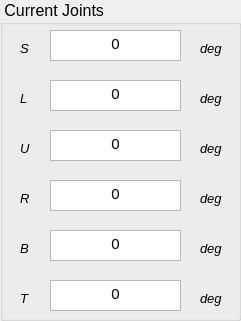
     <widget class="QGroupBox" name="groupBoxJoint">
      <property name="geometry">
       <rect>
        <x>1060</x>
        <y>20</y>
        <width>241</width>
        <height>321</height>
       </rect>
      </property>
      <property name="font">
       <font>
        <pointsize>12</pointsize>
        <weight>50</weight>
        <italic>false</italic>
        <bold>false</bold>
       </font>
      </property>
      <property name="title">
       <string> Current Joints</string>
      </property>
      <widget class="QTextBrowser" name="tbCurrentB">
       <property name="geometry">
        <rect>
         <x>50</x>
         <y>230</y>
         <width>131</width>
         <height>31</height>
        </rect>
       </property>
       <property name="font">
        <font>
         <pointsize>11</pointsize>
         <weight>50</weight>
         <italic>false</italic>
         <bold>false</bold>
        </font>
       </property>
       <property name="html">
        <string>&lt;!DOCTYPE HTML PUBLIC &quot;-//W3C//DTD HTML 4.0//EN&quot; &quot;http://www.w3.org/TR/REC-html40/strict.dtd&quot;&gt;
&lt;html&gt;&lt;head&gt;&lt;meta name=&quot;qrichtext&quot; content=&quot;1&quot; /&gt;&lt;style type=&quot;text/css&quot;&gt;
p, li { white-space: pre-wrap; }
&lt;/style&gt;&lt;/head&gt;&lt;body style=&quot; font-family:'Ubuntu'; font-size:11pt; font-weight:400; font-style:normal;&quot;&gt;
&lt;p align=&quot;center&quot; style=&quot; margin-top:0px; margin-bottom:0px; margin-left:0px; margin-right:0px; -qt-block-indent:0; text-indent:0px;&quot;&gt;&lt;span style=&quot; font-family:'Sans Serif';&quot;&gt;0&lt;/span&gt;&lt;/p&gt;&lt;/body&gt;&lt;/html&gt;</string>
       </property>
      </widget>
      <widget class="QLabel" name="lblCurrentRy_2">
       <property name="geometry">
        <rect>
         <x>20</x>
         <y>240</y>
         <width>51</width>
         <height>16</height>
        </rect>
       </property>
       <property name="font">
        <font>
         <pointsize>10</pointsize>
         <weight>50</weight>
         <italic>true</italic>
         <bold>false</bold>
        </font>
       </property>
       <property name="text">
        <string>B</string>
       </property>
      </widget>
      <widget class="QLabel" name="lblCurrentRz_2">
       <property name="geometry">
        <rect>
         <x>20</x>
         <y>290</y>
         <width>51</width>
         <height>16</height>
        </rect>
       </property>
       <property name="font">
        <font>
         <pointsize>10</pointsize>
         <weight>50</weight>
         <italic>true</italic>
         <bold>false</bold>
        </font>
       </property>
       <property name="text">
        <string>T</string>
       </property>
      </widget>
      <widget class="QLabel" name="lblCurrentY_2">
       <property name="geometry">
        <rect>
         <x>20</x>
         <y>90</y>
         <width>21</width>
         <height>16</height>
        </rect>
       </property>
       <property name="font">
        <font>
         <pointsize>10</pointsize>
         <weight>50</weight>
         <italic>true</italic>
         <bold>false</bold>
        </font>
       </property>
       <property name="text">
        <string>L</string>
       </property>
      </widget>
      <widget class="QLabel" name="lblCurrentRx_2">
       <property name="geometry">
        <rect>
         <x>20</x>
         <y>190</y>
         <width>41</width>
         <height>16</height>
        </rect>
       </property>
       <property name="font">
        <font>
         <pointsize>10</pointsize>
         <weight>50</weight>
         <italic>true</italic>
         <bold>false</bold>
        </font>
       </property>
       <property name="text">
        <string>R</string>
       </property>
      </widget>
      <widget class="QTextBrowser" name="tbCurrentT">
       <property name="geometry">
        <rect>
         <x>50</x>
         <y>280</y>
         <width>131</width>
         <height>31</height>
        </rect>
       </property>
       <property name="font">
        <font>
         <pointsize>11</pointsize>
         <weight>50</weight>
         <italic>false</italic>
         <bold>false</bold>
        </font>
       </property>
       <property name="html">
        <string>&lt;!DOCTYPE HTML PUBLIC &quot;-//W3C//DTD HTML 4.0//EN&quot; &quot;http://www.w3.org/TR/REC-html40/strict.dtd&quot;&gt;
&lt;html&gt;&lt;head&gt;&lt;meta name=&quot;qrichtext&quot; content=&quot;1&quot; /&gt;&lt;style type=&quot;text/css&quot;&gt;
p, li { white-space: pre-wrap; }
&lt;/style&gt;&lt;/head&gt;&lt;body style=&quot; font-family:'Ubuntu'; font-size:11pt; font-weight:400; font-style:normal;&quot;&gt;
&lt;p align=&quot;center&quot; style=&quot; margin-top:0px; margin-bottom:0px; margin-left:0px; margin-right:0px; -qt-block-indent:0; text-indent:0px;&quot;&gt;&lt;span style=&quot; font-family:'Sans Serif';&quot;&gt;0&lt;/span&gt;&lt;/p&gt;&lt;/body&gt;&lt;/html&gt;</string>
       </property>
      </widget>
      <widget class="QTextBrowser" name="tbCurrentU">
       <property name="geometry">
        <rect>
         <x>50</x>
         <y>130</y>
         <width>131</width>
         <height>31</height>
        </rect>
       </property>
       <property name="font">
        <font>
         <pointsize>11</pointsize>
         <weight>50</weight>
         <italic>false</italic>
         <bold>false</bold>
        </font>
       </property>
       <property name="html">
        <string>&lt;!DOCTYPE HTML PUBLIC &quot;-//W3C//DTD HTML 4.0//EN&quot; &quot;http://www.w3.org/TR/REC-html40/strict.dtd&quot;&gt;
&lt;html&gt;&lt;head&gt;&lt;meta name=&quot;qrichtext&quot; content=&quot;1&quot; /&gt;&lt;style type=&quot;text/css&quot;&gt;
p, li { white-space: pre-wrap; }
&lt;/style&gt;&lt;/head&gt;&lt;body style=&quot; font-family:'Ubuntu'; font-size:11pt; font-weight:400; font-style:normal;&quot;&gt;
&lt;p align=&quot;center&quot; style=&quot; margin-top:0px; margin-bottom:0px; margin-left:0px; margin-right:0px; -qt-block-indent:0; text-indent:0px;&quot;&gt;&lt;span style=&quot; font-family:'Sans Serif';&quot;&gt;0&lt;/span&gt;&lt;/p&gt;&lt;/body&gt;&lt;/html&gt;</string>
       </property>
      </widget>
      <widget class="QLabel" name="lblCurrentZ_2">
       <property name="geometry">
        <rect>
         <x>20</x>
         <y>140</y>
         <width>21</width>
         <height>16</height>
        </rect>
       </property>
       <property name="font">
        <font>
         <pointsize>10</pointsize>
         <weight>50</weight>
         <italic>true</italic>
         <bold>false</bold>
        </font>
       </property>
       <property name="text">
        <string>U</string>
       </property>
      </widget>
      <widget class="QTextBrowser" name="tbCurrentS">
       <property name="geometry">
        <rect>
         <x>50</x>
         <y>30</y>
         <width>131</width>
         <height>31</height>
        </rect>
       </property>
       <property name="font">
        <font>
         <pointsize>11</pointsize>
         <weight>50</weight>
         <italic>false</italic>
         <bold>false</bold>
        </font>
       </property>
       <property name="html">
        <string>&lt;!DOCTYPE HTML PUBLIC &quot;-//W3C//DTD HTML 4.0//EN&quot; &quot;http://www.w3.org/TR/REC-html40/strict.dtd&quot;&gt;
&lt;html&gt;&lt;head&gt;&lt;meta name=&quot;qrichtext&quot; content=&quot;1&quot; /&gt;&lt;style type=&quot;text/css&quot;&gt;
p, li { white-space: pre-wrap; }
&lt;/style&gt;&lt;/head&gt;&lt;body style=&quot; font-family:'Ubuntu'; font-size:11pt; font-weight:400; font-style:normal;&quot;&gt;
&lt;p align=&quot;center&quot; style=&quot; margin-top:0px; margin-bottom:0px; margin-left:0px; margin-right:0px; -qt-block-indent:0; text-indent:0px;&quot;&gt;&lt;span style=&quot; font-family:'Sans Serif';&quot;&gt;0&lt;/span&gt;&lt;/p&gt;&lt;/body&gt;&lt;/html&gt;</string>
       </property>
      </widget>
      <widget class="QLabel" name="lblCurrentX_2">
       <property name="geometry">
        <rect>
         <x>20</x>
         <y>40</y>
         <width>21</width>
         <height>16</height>
        </rect>
       </property>
       <property name="font">
        <font>
         <pointsize>10</pointsize>
         <weight>50</weight>
         <italic>true</italic>
         <bold>false</bold>
        </font>
       </property>
       <property name="text">
        <string>S</string>
       </property>
      </widget>
      <widget class="QTextBrowser" name="tbCurrentL">
       <property name="geometry">
        <rect>
         <x>50</x>
         <y>80</y>
         <width>131</width>
         <height>31</height>
        </rect>
       </property>
       <property name="font">
        <font>
         <pointsize>11</pointsize>
         <weight>50</weight>
         <italic>false</italic>
         <bold>false</bold>
        </font>
       </property>
       <property name="html">
        <string>&lt;!DOCTYPE HTML PUBLIC &quot;-//W3C//DTD HTML 4.0//EN&quot; &quot;http://www.w3.org/TR/REC-html40/strict.dtd&quot;&gt;
&lt;html&gt;&lt;head&gt;&lt;meta name=&quot;qrichtext&quot; content=&quot;1&quot; /&gt;&lt;style type=&quot;text/css&quot;&gt;
p, li { white-space: pre-wrap; }
&lt;/style&gt;&lt;/head&gt;&lt;body style=&quot; font-family:'Ubuntu'; font-size:11pt; font-weight:400; font-style:normal;&quot;&gt;
&lt;p align=&quot;center&quot; style=&quot; margin-top:0px; margin-bottom:0px; margin-left:0px; margin-right:0px; -qt-block-indent:0; text-indent:0px;&quot;&gt;&lt;span style=&quot; font-family:'Sans Serif';&quot;&gt;0&lt;/span&gt;&lt;/p&gt;&lt;/body&gt;&lt;/html&gt;</string>
       </property>
      </widget>
      <widget class="QTextBrowser" name="tbCurrentR">
       <property name="geometry">
        <rect>
         <x>50</x>
         <y>180</y>
         <width>131</width>
         <height>31</height>
        </rect>
       </property>
       <property name="font">
        <font>
         <pointsize>11</pointsize>
         <weight>50</weight>
         <italic>false</italic>
         <bold>false</bold>
        </font>
       </property>
       <property name="html">
        <string>&lt;!DOCTYPE HTML PUBLIC &quot;-//W3C//DTD HTML 4.0//EN&quot; &quot;http://www.w3.org/TR/REC-html40/strict.dtd&quot;&gt;
&lt;html&gt;&lt;head&gt;&lt;meta name=&quot;qrichtext&quot; content=&quot;1&quot; /&gt;&lt;style type=&quot;text/css&quot;&gt;
p, li { white-space: pre-wrap; }
&lt;/style&gt;&lt;/head&gt;&lt;body style=&quot; font-family:'Ubuntu'; font-size:11pt; font-weight:400; font-style:normal;&quot;&gt;
&lt;p align=&quot;center&quot; style=&quot; margin-top:0px; margin-bottom:0px; margin-left:0px; margin-right:0px; -qt-block-indent:0; text-indent:0px;&quot;&gt;&lt;span style=&quot; font-family:'Sans Serif';&quot;&gt;0&lt;/span&gt;&lt;/p&gt;&lt;/body&gt;&lt;/html&gt;</string>
       </property>
      </widget>
      <widget class="QLabel" name="lblUnitCar1_13">
       <property name="geometry">
        <rect>
         <x>200</x>
         <y>290</y>
         <width>41</width>
         <height>16</height>
        </rect>
       </property>
       <property name="font">
        <font>
         <pointsize>10</pointsize>
         <weight>50</weight>
         <italic>true</italic>
         <bold>false</bold>
         <underline>false</underline>
        </font>
       </property>
       <property name="text">
        <string>deg</string>
       </property>
      </widget>
      <widget class="QLabel" name="lblUnitCar1_9">
       <property name="geometry">
        <rect>
         <x>200</x>
         <y>90</y>
         <width>41</width>
         <height>16</height>
        </rect>
       </property>
       <property name="font">
        <font>
         <pointsize>10</pointsize>
         <weight>50</weight>
         <italic>true</italic>
         <bold>false</bold>
         <underline>false</underline>
        </font>
       </property>
       <property name="text">
        <string>deg</string>
       </property>
      </widget>
      <widget class="QLabel" name="lblUnitCar1_12">
       <property name="geometry">
        <rect>
         <x>200</x>
         <y>240</y>
         <width>41</width>
         <height>16</height>
        </rect>
       </property>
       <property name="font">
        <font>
         <pointsize>10</pointsize>
         <weight>50</weight>
         <italic>true</italic>
         <bold>false</bold>
         <underline>false</underline>
        </font>
       </property>
       <property name="text">
        <string>deg</string>
       </property>
      </widget>
      <widget class="QLabel" name="lblUnitCar1_11">
       <property name="geometry">
        <rect>
         <x>200</x>
         <y>190</y>
         <width>41</width>
         <height>16</height>
        </rect>
       </property>
       <property name="font">
        <font>
         <pointsize>10</pointsize>
         <weight>50</weight>
         <italic>true</italic>
         <bold>false</bold>
         <underline>false</underline>
        </font>
       </property>
       <property name="text">
        <string>deg</string>
       </property>
      </widget>
      <widget class="QLabel" name="lblUnitCar1_8">
       <property name="geometry">
        <rect>
         <x>200</x>
         <y>40</y>
         <width>41</width>
         <height>16</height>
        </rect>
       </property>
       <property name="font">
        <font>
         <pointsize>10</pointsize>
         <weight>50</weight>
         <italic>true</italic>
         <bold>false</bold>
         <underline>false</underline>
        </font>
       </property>
       <property name="text">
        <string>deg</string>
       </property>
      </widget>
      <widget class="QLabel" name="lblUnitCar1_10">
       <property name="geometry">
        <rect>
         <x>200</x>
         <y>140</y>
         <width>41</width>
         <height>16</height>
        </rect>
       </property>
       <property name="font">
        <font>
         <pointsize>10</pointsize>
         <weight>50</weight>
         <italic>true</italic>
         <bold>false</bold>
         <underline>false</underline>
        </font>
       </property>
       <property name="text">
        <string>deg</string>
       </property>
      </widget>
     </widget>
